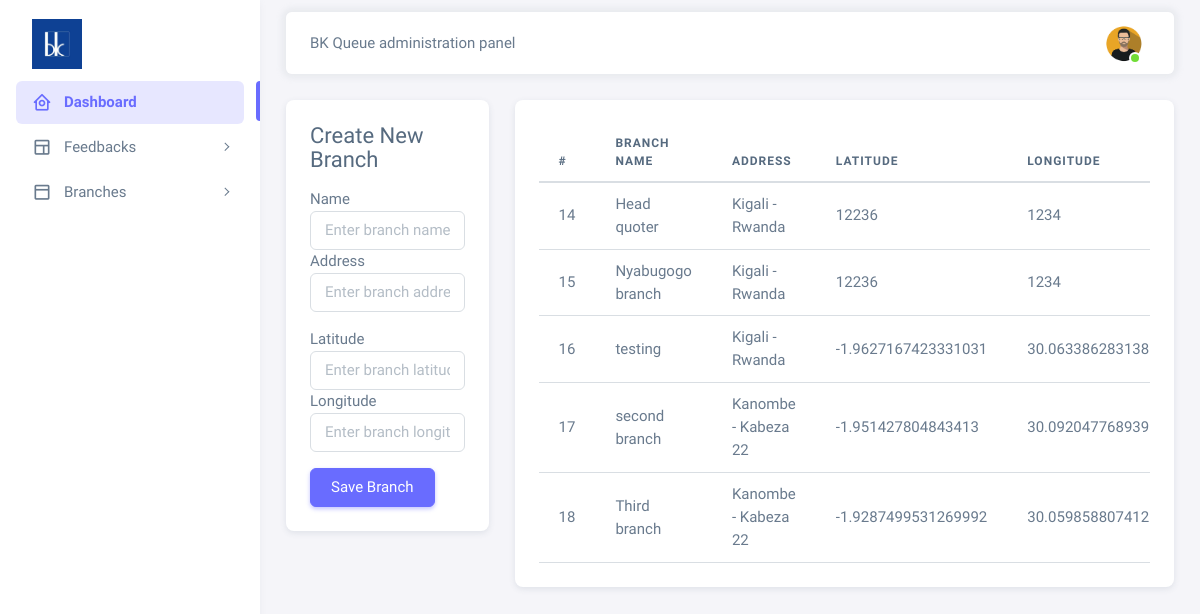
Page /dashboard/branches (signed in) on the earlier database version.
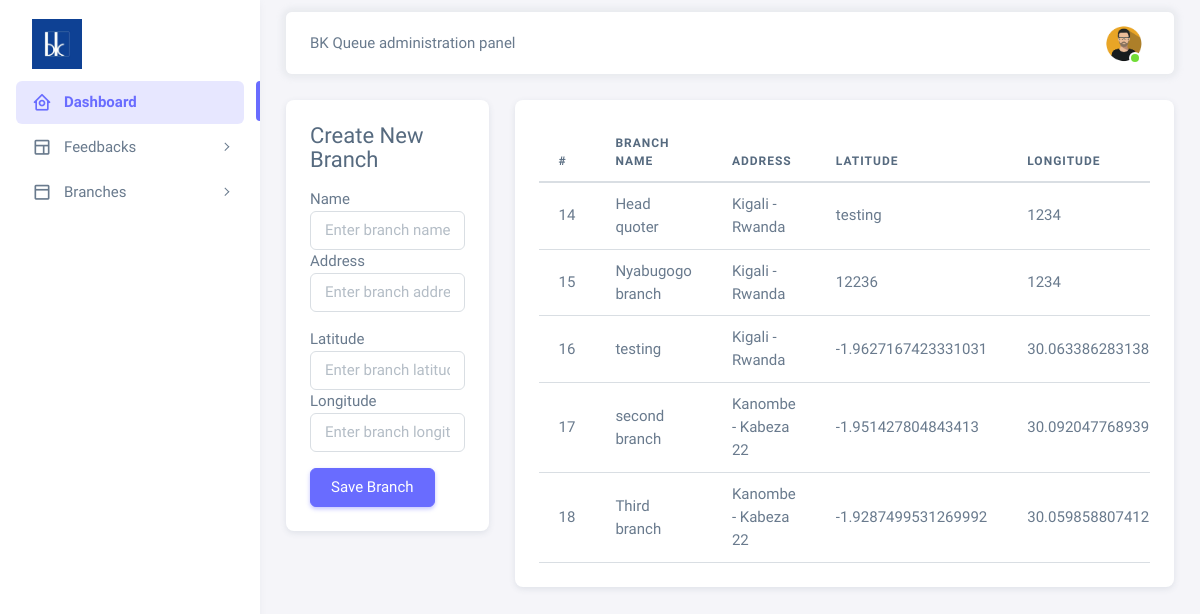
Same page on the later database version.
### dashboard/models.py (models this page shows, shortened)
class Branches(models.Model):
    id = models.AutoField(auto_created=True, primary_key=TRUE)
    name = models.CharField(max_length=500, blank=False, null=False)
    lat = models.TextField()
    long = models.TextField()
    address = models.CharField(max_length=500, blank=False, null=False)
    date = models.DateTimeField(default=datetime.datetime.now())

### dashboard/views.py (the view)
# urls.py: path('branches', views.branches, name="branches"),
def branches(request):
    if request.user.is_authenticated:
        if request.method == "POST":
            branchName = request.POST['branchName']
            lat = request.POST['lat']
            long = request.POST['long']
            address = request.POST['address']
            models.Branches.objects.create(
                name=branchName,
                lat=lat,
                long=long,
                address=address
            )
            return redirect('branches')
        else:
            branches = models.Branches.objects.all()
            context = {
                'branches': branches
            }
            return render(request, 'branches.html', context)
    else:
        return redirect('/login')

### templates/branches.html (shortened to what this page needs)
{% extends "base.html" %} {% load static %} {% block contents %}
<div class="container-xxl flex-grow-1 container-p-y">
  <div class="row">
    <div class="col-md-3 mb-4">
      <div class="card">
        <div class="card-body">
          <h4>Create New Branch</h4>
          <form method="post">
            <div class="form-group">
              <label for="">Name</label>
              <input
                type="text"
                placeholder="Enter branch name"
                name="branchName"
                class="form-control"
                required
              />
            </div>
            <div class="form-group mb-3">
              <label for="">Address</label>
              <input
                type="text"
                placeholder="Enter branch address"
                name="address"
                class="form-control"
                required
              />
            </div>
            <div class="form-group">
              <label for="">Latitude</label>
              <input
                type="text"
                placeholder="Enter branch latitude"
                name="lat"
                class="form-control"
                required
              />
            </div>
            <div class="form-group">
              <label for="">Longitude</label>
              <input
                type="text"
                placeholder="Enter branch longitude"
                name="long"
                class="form-control"
                required
              />
            </div>
            <button class="btn btn-primary mt-3">Save Branch</button>
          </form>
        </div>
      </div>
    </div>
    <div class="col-md-9">
      <div class="card">
        <div class="card-body">
          <div class="table-responsive">
            <table class="table">
              <thead>
                <th>#</th>
                <th>Branch Name</th>
                <th>Address</th>
                <th>Latitude</th>
                <th>Longitude</th>
              </thead>
              <tbody>
                {% for branch in branches %}
                <tr>
                  <td>{{branch.id}}</td>
                  <td>{{branch.name}}</td>
                  <td>{{branch.address}}</td>
                  <td>{{branch.lat}}</td>
                  <td>{{branch.long}}</td>
                </tr>
                {% endfor %}
              </tbody>
            </table>
          </div>
        </div>
      </div>
    </div>
  </div>
</div>
{% endblock contents %}

Differences in the rows shown:
changed Branches "Head quoter": lat "12236" → "testing"
